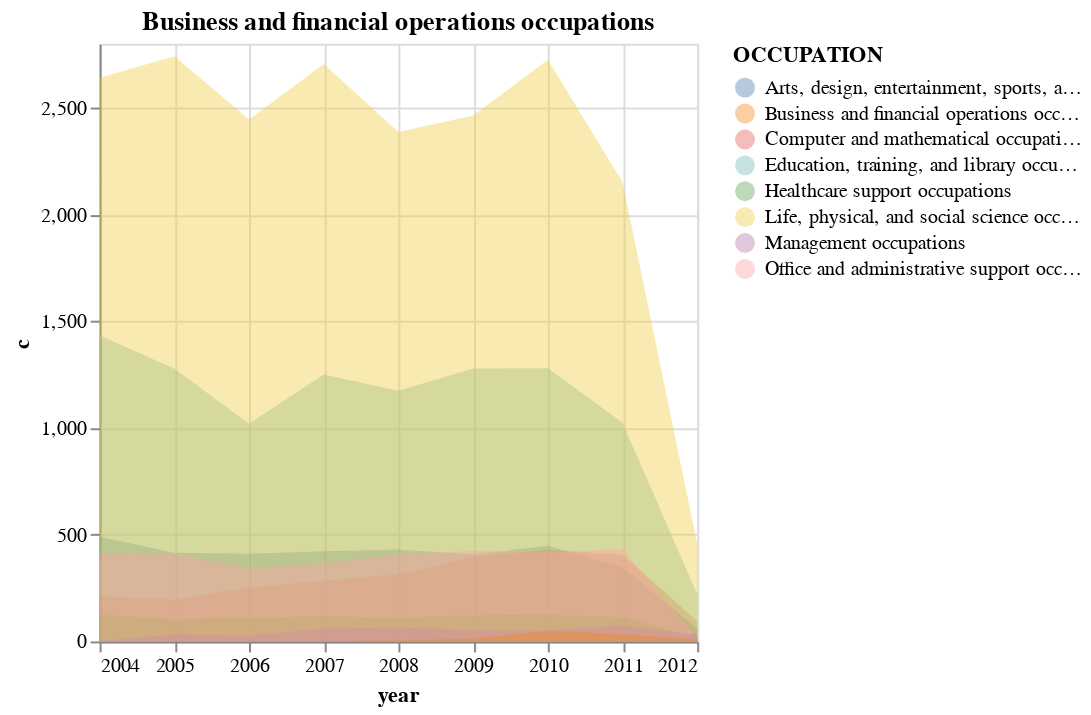

This figure's notebook cell:
### Code cell
area = alt.Chart(df_univ).mark_area(opacity = 0.4).encode(
        x="year:T",
        y=alt.Y('c', stack = False),
        color="OCCUPATION",
        ).properties(title={"text": f}
        )
display(area)

### Figure 1 — Vega-Lite specification as saved in the notebook (floating-point values rounded to 4 significant figures)
{"config": {"view": {"continuousWidth": 300, "continuousHeight": 300}}, "data": {"name": "data-af5500361ea6a467c308a4e0627e669a"}, "mark": {"type": "area", "opacity": 0.4}, "encoding": {"color": {"field": "OCCUPATION", "type": "nominal"}, "x": {"field": "year", "type": "temporal"}, "y": {"field": "c", "stack": false, "type": "quantitative"}}, "title": {"text": "Business and financial operations occupations"}, "$schema": "https://vega.github.io/schema/vega-lite/v5.16.3.json", "datasets": {"data-af5500361ea6a467c308a4e0627e669a": [{"index": 6, "year": "2004", "OCCUPATION": "Arts, design, entertainment, sports, and media occupations", "SOURCE": "ANONID", "c": 490.0}, {"index": 7, "year": "2004", "OCCUPATION": "Computer and mathematical occupations", "SOURCE": "ANONID", "c": 212.0}, {"index": 8, "year": "2004", "OCCUPATION": "Education, training, and library occupations", "SOURCE": "ANONID", "c": 1434.0}, {"index": 9, "year": "2004", "OCCUPATION": "Healthcare support occupations", "SOURCE": "ANONID", "c": 125.0}, {"index": 10, "year": "2004", "OCCUPATION": "Life, physical, and social science occupations", "SOURCE": "ANONID", "c": 2641.0}, {"index": 11, "year": "2004", "OCCUPATION": "Management occupations", "SOURCE": "ANONID", "c": 2.0}, {"index": 12, "year": "2004", "OCCUPATION": "Office and administrative support occupations", "SOURCE": "ANONID", "c": 412.0}, {"index": 13, "year": "2005", "OCCUPATION": "Arts, design, entertainment, sports, and media occupations", "SOURCE": "ANONID", "c": 415.0}, {"index": 14, "year": "2005", "OCCUPATION": "Computer and mathematical occupations", "SOURCE": "ANONID", "c": 197.0}, {"index": 15, "year": "2005", "OCCUPATION": "Education, training, and library occupations", "SOURCE": "ANONID", "c": 1278.0}, {"index": 16, "year": "2005", "OCCUPATION": "Healthcare support occupations", "SOURCE": "ANONID", "c": 104.0}, {"index": 17, "year": "2005", "OCCUPATION": "Life, physical, and social science occupations", "SOURCE": "ANONID", "c": 2742.0}, {"index": 18, "year": "2005", "OCCUPATION": "Management occupations", "SOURCE": "ANONID", "c": 33.0}, {"index": 19, "year": "2005", "OCCUPATION": "Office and administrative support occupations", "SOURCE": "ANONID", "c": 407.0}, {"index": 20, "year": "2006", "OCCUPATION": "Arts, design, entertainment, sports, and media occupations", "SOURCE": "ANONID", "c": 411.0}, {"index": 21, "year": "2006", "OCCUPATION": "Business and financial operations occupations", "SOURCE": "ANONID", "c": 1.0}, {"index": 22, "year": "2006", "OCCUPATION": "Computer and mathematical occupations", "SOURCE": "ANONID", "c": 251.0}, {"index": 23, "year": "2006", "OCCUPATION": "Education, training, and library occupations", "SOURCE": "ANONID", "c": 1020.0}, {"index": 24, "year": "2006", "OCCUPATION": "Healthcare support occupations", "SOURCE": "ANONID", "c": 111.0}, {"index": 25, "year": "2006", "OCCUPATION": "Life, physical, and social science occupations", "SOURCE": "ANONID", "c": 2446.0}, {"index": 26, "year": "2006", "OCCUPATION": "Management occupations", "SOURCE": "ANONID", "c": 28.0}, {"index": 27, "year": "2006", "OCCUPATION": "Office and administrative support occupations", "SOURCE": "ANONID", "c": 345.0}, {"index": 28, "year": "2007", "OCCUPATION": "Arts, design, entertainment, sports, and media occupations", "SOURCE": "ANONID", "c": 422.0}, {"index": 29, "year": "2007", "OCCUPATION": "Business and financial operations occupations", "SOURCE": "ANONID", "c": 1.0}, {"index": 30, "year": "2007", "OCCUPATION": "Computer and mathematical occupations", "SOURCE": "ANONID", "c": 284.0}, {"index": 31, "year": "2007", "OCCUPATION": "Education, training, and library occupations", "SOURCE": "ANONID", "c": 1251.0}, {"index": 32, "year": "2007", "OCCUPATION": "Healthcare support occupations", "SOURCE": "ANONID", "c": 118.0}, {"index": 33, "year": "2007", "OCCUPATION": "Life, physical, and social science occupations", "SOURCE": "ANONID", "c": 2705.0}, {"index": 34, "year": "2007", "OCCUPATION": "Management occupations", "SOURCE": "ANONID", "c": 59.0}, {"index": 35, "year": "2007", "OCCUPATION": "Office and administrative support occupations", "SOURCE": "ANONID", "c": 366.0}, {"index": 36, "year": "2008", "OCCUPATION": "Arts, design, entertainment, sports, and media occupations", "SOURCE": "ANONID", "c": 431.0}, {"index": 37, "year": "2008", "OCCUPATION": "Business and financial operations occupations", "SOURCE": "ANONID", "c": 5.0}, {"index": 38, "year": "2008", "OCCUPATION": "Computer and mathematical occupations", "SOURCE": "ANONID", "c": 315.0}, {"index": 39, "year": "2008", "OCCUPATION": "Education, training, and library occupations", "SOURCE": "ANONID", "c": 1174.0}, {"index": 40, "year": "2008", "OCCUPATION": "Healthcare support occupations", "SOURCE": "ANONID", "c": 111.0}, {"index": 41, "year": "2008", "OCCUPATION": "Life, physical, and social science occupations", "SOURCE": "ANONID", "c": 2387.0}, {"index": 42, "year": "2008", "OCCUPATION": "Management occupations", "SOURCE": "ANONID", "c": 65.0}, {"index": 43, "year": "2008", "OCCUPATION": "Office and administrative support occupations", "SOURCE": "ANONID", "c": 408.0}, {"index": 44, "year": "2009", "OCCUPATION": "Arts, design, entertainment, sports, and media occupations", "SOURCE": "ANONID", "c": 407.0}, {"index": 45, "year": "2009", "OCCUPATION": "Business and financial operations occupations", "SOURCE": "ANONID", "c": 14.0}, {"index": 46, "year": "2009", "OCCUPATION": "Computer and mathematical occupations", "SOURCE": "ANONID", "c": 395.0}, {"index": 47, "year": "2009", "OCCUPATION": "Education, training, and library occupations", "SOURCE": "ANONID", "c": 1279.0}, {"index": 48, "year": "2009", "OCCUPATION": "Healthcare support occupations", "SOURCE": "ANONID", "c": 123.0}, {"index": 49, "year": "2009", "OCCUPATION": "Life, physical, and social science occupations", "SOURCE": "ANONID", "c": 2464.0}, {"index": 50, "year": "2009", "OCCUPATION": "Management occupations", "SOURCE": "ANONID", "c": 52.0}, {"index": 51, "year": "2009", "OCCUPATION": "Office and administrative support occupations", "SOURCE": "ANONID", "c": 425.0}, {"index": 52, "year": "2010", "OCCUPATION": "Arts, design, entertainment, sports, and media occupations", "SOURCE": "ANONID", "c": 448.0}, {"index": 53, "year": "2010", "OCCUPATION": "Business and financial operations occupations", "SOURCE": "ANONID", "c": 50.0}, {"index": 54, "year": "2010", "OCCUPATION": "Computer and mathematical occupations", "SOURCE": "ANONID", "c": 430.0}, {"index": 55, "year": "2010", "OCCUPATION": "Education, training, and library occupations", "SOURCE": "ANONID", "c": 1280.0}, {"index": 56, "year": "2010", "OCCUPATION": "Healthcare support occupations", "SOURCE": "ANONID", "c": 125.0}, {"index": 57, "year": "2010", "OCCUPATION": "Life, physical, and social science occupations", "SOURCE": "ANONID", "c": 2725.0}, {"index": 58, "year": "2010", "OCCUPATION": "Management occupations", "SOURCE": "ANONID", "c": 52.0}, {"index": 59, "year": "2010", "OCCUPATION": "Office and administrative support occupations", "SOURCE": "ANONID", "c": 416.0}, {"index": 60, "year": "2011", "OCCUPATION": "Arts, design, entertainment, sports, and media occupations", "SOURCE": "ANONID", "c": 346.0}, {"index": 61, "year": "2011", "OCCUPATION": "Business and financial operations occupations", "SOURCE": "ANONID", "c": 34.0}, {"index": 62, "year": "2011", "OCCUPATION": "Computer and mathematical occupations", "SOURCE": "ANONID", "c": 406.0}, {"index": 63, "year": "2011", "OCCUPATION": "Education, training, and library occupations", "SOURCE": "ANONID", "c": 1024.0}, {"index": 64, "year": "2011", "OCCUPATION": "Healthcare support occupations", "SOURCE": "ANONID", "c": 113.0}, {"index": 65, "year": "2011", "OCCUPATION": "Life, physical, and social science occupations", "SOURCE": "ANONID", "c": 2151.0}, {"index": 66, "year": "2011", "OCCUPATION": "Management occupations", "SOURCE": "ANONID", "c": 73.0}, {"index": 67, "year": "2011", "OCCUPATION": "Office and administrative support occupations", "SOURCE": "ANONID", "c": 435.0}, {"index": 68, "year": "2012", "OCCUPATION": "Arts, design, entertainment, sports, and media occupations", "SOURCE": "ANONID", "c": 59.0}, {"index": 69, "year": "2012", "OCCUPATION": "Business and financial operations occupations", "SOURCE": "ANONID", "c": 9.0}, {"index": 70, "year": "2012", "OCCUPATION": "Computer and mathematical occupations", "SOURCE": "ANONID", "c": 96.0}, {"index": 71, "year": "2012", "OCCUPATION": "Education, training, and library occupations", "SOURCE": "ANONID", "c": 222.0}, {"index": 72, "year": "2012", "OCCUPATION": "Healthcare support occupations", "SOURCE": "ANONID", "c": 18.0}, {"index": 73, "year": "2012", "OCCUPATION": "Life, physical, and social science occupations", "SOURCE": "ANONID", "c": 456.0}, {"index": 74, "year": "2012", "OCCUPATION": "Management occupations", "SOURCE": "ANONID", "c": 32.0}, {"index": 75, "year": "2012", "OCCUPATION": "Office and administrative support occupations", "SOURCE": "ANONID", "c": 11.0}]}}
